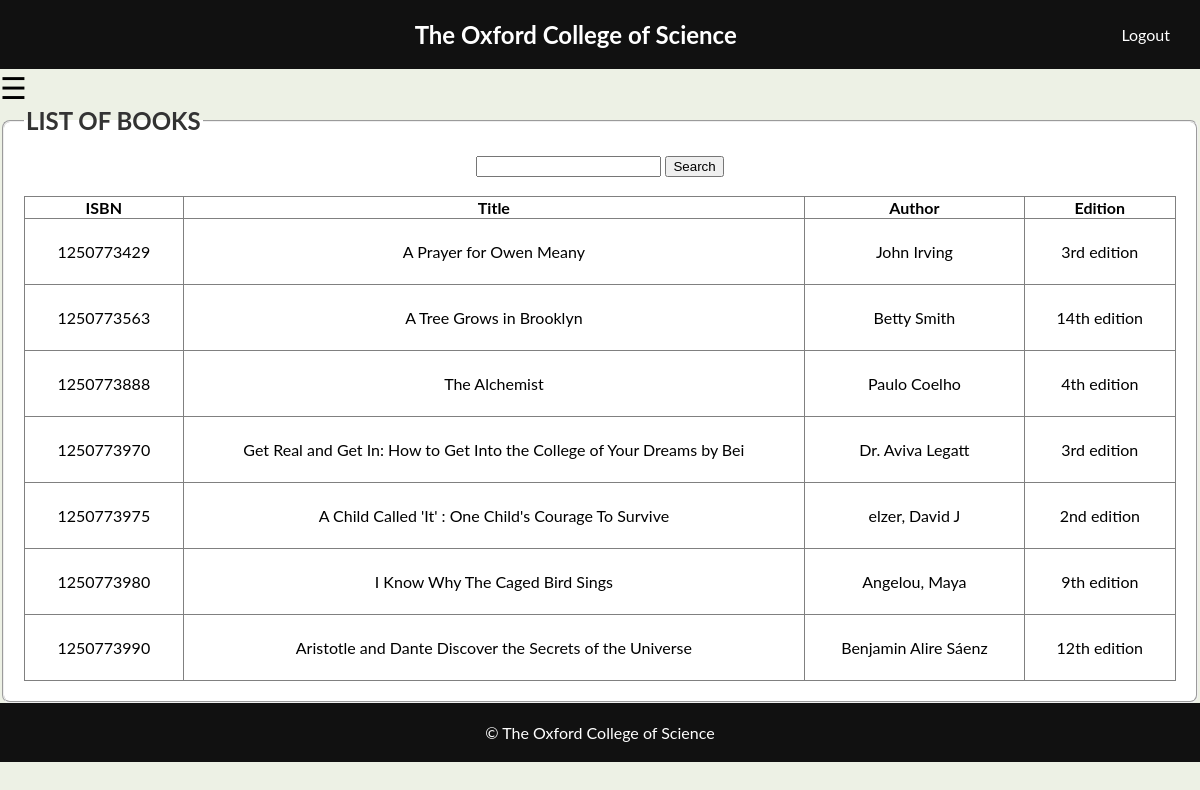
Screenshot of /Teacher/View/BookHistory.php (signed in) with the database file from the repository.
### tables this page shows
CREATE TABLE `book_info` (
  `sl` int(11) NOT NULL,
  `isbn` varchar(30) NOT NULL,
  `title` varchar(70) NOT NULL,
  `author` varchar(70) NOT NULL,
  `edition` varchar(70) NOT NULL,
  `categories` varchar(100) NOT NULL,
  `bookfile` varchar(50) NOT NULL,
  `bookcopy` varchar(50) NOT NULL
);

### Teacher/Model/DatabaseConnection.php (called while the page is built, shortened)
<?php
	function getAllBooks(){
		$conn = getConnection();
		$sql = "select isbn, title, author, edition from book_info";
		$result = mysqli_query($conn, $sql);
		$users =[];
		while($row = mysqli_fetch_assoc($result)){
			array_push($users, $row);
		}
		return $users;
	}
?>

### Teacher/View/BookHistory.php (the view, shortened to what this page needs)
<?php
require_once('../Model/DatabaseConnection.php');
$List = getAllBooks();
?>
<!DOCTYPE html>
<html>
<head>
</head>
<body>
  <div class="header">
    <div class="header-title">
      <h1>The Oxford College of Science</h1>
    </div>
    <div class="header-right">
      <a href="../Controller/Logout.php">Logout</a>
    </div>
  </div>
  <span style="font-size:30px;cursor:pointer" onmouseover="openNav()">&#9776;</span>
  <div class="content" id="content">
    <form class="table-responsive" id="inform" action="" method="post">
      <fieldset>
        <legend>LIST OF BOOKS</legend>
        <center>
          <div class="search-container">
          <input type="text" name="name" id="name" onkeyup="ajax()" />
									<input type="button" name="" value="Search">
								</center>
								<div id="myh1" class="">
        <br>
        <table border="1" width="100%" cellspacing="0">
          <tr align="center">
            <th>ISBN</th>
            <th>Title</th>
            <th>Author</th>
            <th>Edition</th>
          </tr>
          <?php
          for ($i = 0; $i < count($List); $i++) {
            echo "<tr align = 'center'>
								    <td>{$List[$i]['isbn']}</td>
								    <td>{$List[$i]['title']}</td>
								    <td>{$List[$i]['author']}</td>
								    <td>{$List[$i]['edition']}</td>
								</tr>";
          }
          echo "</table>";
          ?>
      </fieldset>
    </form>
  </div>
  <div class="footer">
    &copy; The Oxford College of Science
  </div>
</body>
</html>

### Teacher/View/BookHistory.php (style rules this page uses)
body { font-family: "Lato", sans-serif; margin: 0; padding: 0; background-color: #edf1e5; transition: background-color 0.5s; }
.header { background-color: #111; color: #fff; padding: 20px; display: flex; justify-content: space-between; align-items: center; }
.header-title { display: inline-block; vertical-align: middle; margin-left: 10px; }
.header-title h1 { margin: 0; font-size: 24px; }
.header-right { display: flex; align-items: center; }
.header-right a { color: #fff; text-decoration: none; margin-right: 10px; }
.content { margin-left: 0; padding: 0px; transition: margin-left 0.3s ease; background-color: #edf1e5; }
.content table { width: 100%; border-collapse: collapse; margin-top: 0; border-collapse: collapse; }
.content td { padding: 23px; text-align: center; }
.footer { background-color: #111; color: #fff; padding: 20px; text-align: center; }
fieldset { background-color: #fff; padding: 20px; border-radius: 8px; }
legend { font-size: 24px; font-weight: bold; color: #333; }

### rows the page displays
book_info: isbn "1250773429", title "A Prayer for Owen Meany", author "John Irving", edition "3rd edition"
book_info: isbn "1250773563", title "A Tree Grows in Brooklyn", author "Betty Smith", edition "14th edition"
book_info: isbn "1250773888", title "The Alchemist", author "Paulo Coelho", edition "4th edition"
book_info: isbn "1250773970", title "Get Real and Get In: How to Get Into the College of Your Dreams by Bei", author "Dr. Aviva Legatt", edition "3rd edition"
book_info: isbn "1250773975", title "A Child Called 'It' : One Child's Courage To Survive", author "elzer, David J", edition "2nd edition"
book_info: isbn "1250773980", title "I Know Why The Caged Bird Sings", author "Angelou, Maya", edition "9th edition"
book_info: isbn "1250773990", title "Aristotle and Dante Discover the Secrets of the Universe", author "Benjamin Alire Sáenz", edition "12th edition"
